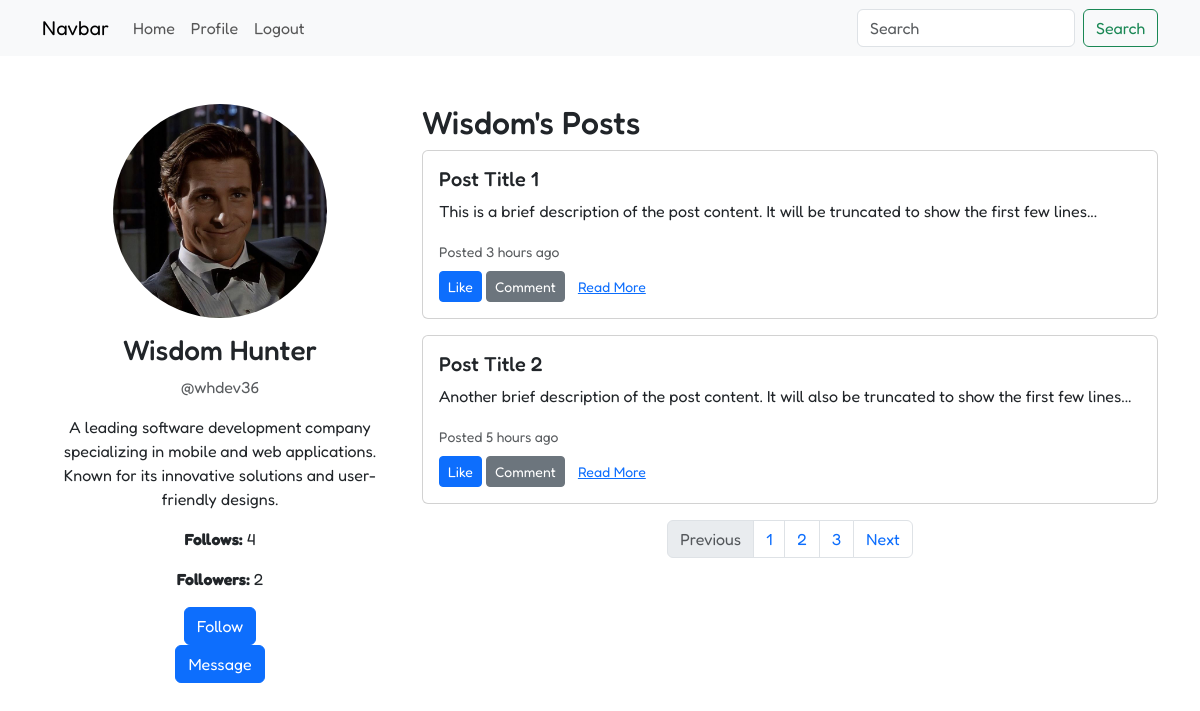
Screenshot of /read-user/whdev36/ (signed in) with the database file from the repository.
### social/models.py (models this page shows, shortened)
class Profile(AbstractUser):
    profile_picture = models.ImageField(upload_to='profiles/users/', blank=True, null=True)
    bio = models.TextField(max_length=300, blank=True, null=True)
    slug = models.SlugField(unique=True, blank=True, null=True)
    follows = models.ManyToManyField('self', blank=True, symmetrical=False, related_name='followers')

### social/views.py (the view)
# urls.py: path('read-user/<slug:slug>/', views.read_user, name='read-user'),
def read_user(request, slug):
    user = get_object_or_404(Profile, slug=slug)
    followers_count = user.followers.count()
    following_count = user.follows.count()
    return render(request, 'read-user.html', {'p': user, 'followers_count': followers_count,
        'following_count': following_count,})

### templates/read-user.html (shortened to what this page needs)
{% extends 'base.html' %}
{% load static %}
{% block content %}
    <div class="row">
        <div class="col-md-4 text-center">
            <img src="{% if p.profile_picture %}{{ p.profile_picture.url }}{% else %}{% static 'default-pic.png' %}{% endif %}" alt="Profile Picture" class="rounded-circle mb-3" style="width: 60%;">
            <h3>{{ p.first_name }} {{ p.last_name }}</h3>
            <p class="text-muted">@{{ p.username }}</p>
            {% if p.bio %}
                <p>{{ p.bio }}</p>
            <p><strong>Follows:</strong> {{ following_count }}</p>
            <p><strong>Followers:</strong> {{ followers_count }}</p>
            {% endif %}
            {% if user in p.followers.all %}
                <form method="post" action="{% url 'unfollow' p.id %}">
                    {% csrf_token %}
                    <button type="submit" class="btn btn-danger">Unfollow</button>
                </form>
            {% else %}
                <form method="post" action="{% url 'follow' p.id %}">
                    <button type="submit" class="btn btn-primary">Follow</button>
                </form>
            {% endif %}
            <a href="#" class="btn btn-primary">Message</a>
        </div>
        <div class="col-md-8">
            <h2>{{ p.first_name }}'s Posts</h2>
            <div class="card mb-3">
                <div class="card-body">
                    <h5 class="card-title">Post Title 1</h5>
                    <p class="card-text">This is a brief description of the post content. It will be truncated to
                        show the first few lines...</p>
                    <small class="text-muted">Posted 3 hours ago</small>
                    <div class="mt-2">
                        <button class="btn btn-primary btn-sm">Like</button>
                        <button class="btn btn-secondary btn-sm">Comment</button>
                        <a href="#" class="btn btn-link btn-sm">Read More</a>
                    </div>
                </div>
            </div>
            <div class="card mb-3">
                <div class="card-body">
                    <h5 class="card-title">Post Title 2</h5>
                    <p class="card-text">Another brief description of the post content. It will also be truncated to
                        show the first few lines...</p>
                    <small class="text-muted">Posted 5 hours ago</small>
                    <div class="mt-2">
                        <button class="btn btn-primary btn-sm">Like</button>
                        <button class="btn btn-secondary btn-sm">Comment</button>
                        <a href="#" class="btn btn-link btn-sm">Read More</a>
                    </div>
                </div>
            </div>
            <nav aria-label="Page navigation">
                <ul class="pagination justify-content-center">
                    <li class="page-item disabled">
                        <span class="page-link">Previous</span>
                    </li>
                    <li class="page-item"><a class="page-link" href="#">1</a></li>
                    <li class="page-item"><a class="page-link" href="#">2</a></li>
                    <li class="page-item"><a class="page-link" href="#">3</a></li>
                    <li class="page-item">
                        <a class="page-link" href="#">Next</a>
                    </li>
                </ul>
            </nav>
        </div>
    </div>
{% endblock %}

### templates/base.html (style rules this page uses)
* { font-family: "Fredoka", sans-serif; }

### rows the page displays
Profile: profile_picture (picture), first_name "Wisdom", last_name "Hunter", username "whdev36", bio "A leading software development company specializing in mobile and web applications. Known for its innovative solutions and user-friendly designs."

### other values shown
{{ following_count }} "4"
{{ followers_count }} "2"
